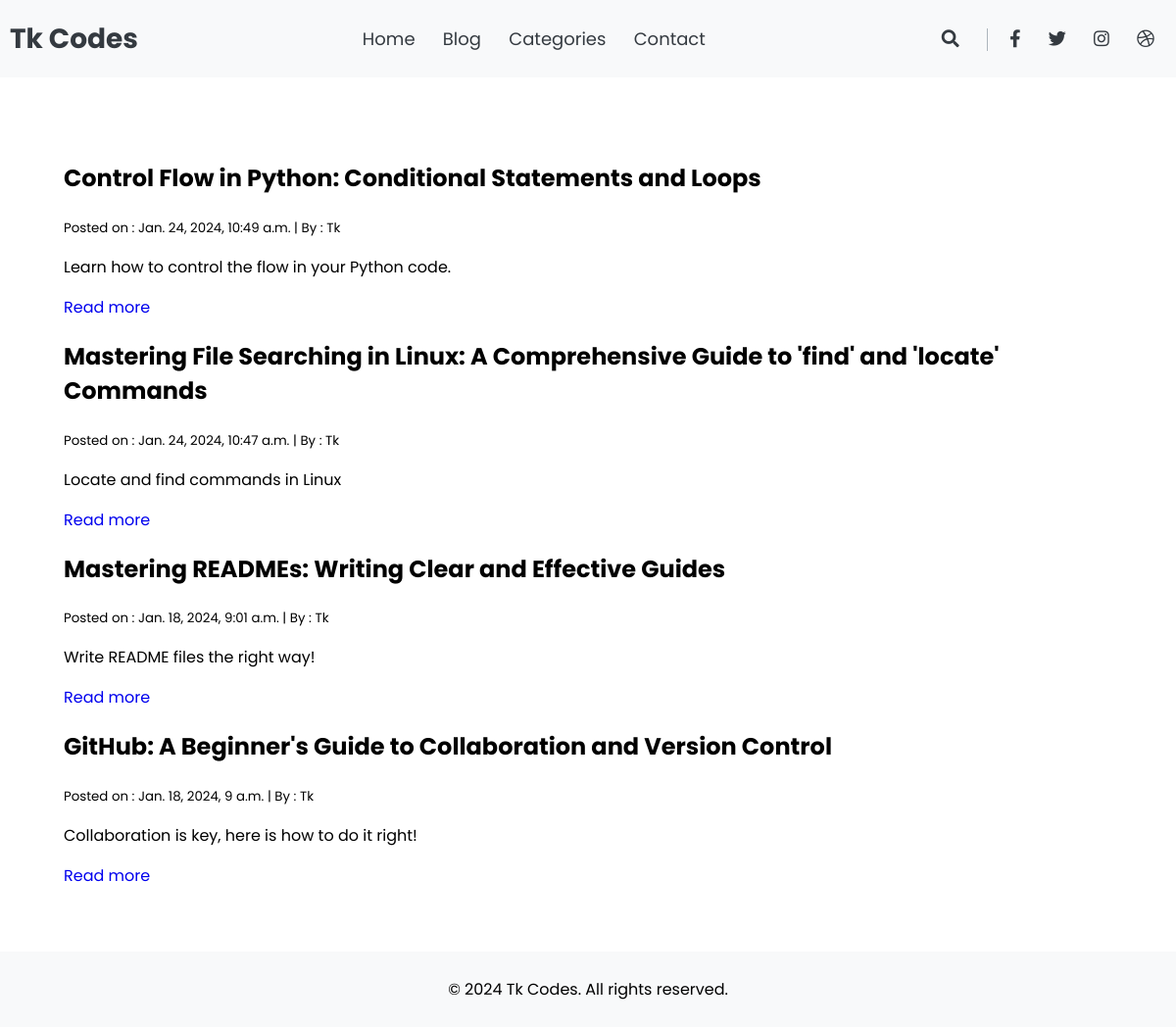
The page / on the database its author committed.
### blog/models.py (models this page shows, shortened)
class Post(models.Model):
    STATUS = (
        ('draft', 'Draft'),
        ('publish', 'Publish'),
    )
    title = models.CharField(max_length=200)
    slug = models.SlugField(max_length=200)
    author = models.ForeignKey(User, on_delete=models.CASCADE)
    updated_on = models.DateTimeField(auto_now= True)
    body = models.TextField()
    status = models.CharField(max_length=10, choices=STATUS, default='draft')
    created_on = models.DateTimeField(auto_now_add=True)
    excerpt = models.CharField(max_length=55)
    class Meta:
        ordering = ['-created_on']

### blog/views.py (the view)
# urls.py: path('', HomeView.as_view(), name='home'),
class HomeView(ListView):
    model = Post
    template_name = 'blog/home.html'
    context_object_name = 'posts'
    queryset = Post.objects.filter(status='publish')
    ordering = ['-created_on'] # newest posts first
    paginate_by = 5
    def get_context_data(self, **kwargs):
        context = super().get_context_data(**kwargs)
        context['title'] = 'Home - Tk Codes'
        return context

### blog/templates/blog/home.html (shortened to what this page needs)
{% extends 'blog/index.html' %}
{% load static %}
{% block content %}
<div class="container">
    {% for post in posts %}
        <article class="article-container">
            <h2>{{ post.title }}</h2>
            <small>Posted on : {{ post.created_on}} | By : {{ post.author }}</small>
            <p>{{ post.excerpt }}</p>
            <a href="{% url 'post-detail' post.slug %}">Read more</a>
        </article>
    {% endfor %}
</div>
{% endblock %}

### blog/static/styles/main.css (style rules this page uses)
:root { --light : #f8f9fa; --secondary: #adb5bd; --dark: #343a40; --primary-color: #f15bb5; --secondary-color: #2ec4b6; --border : #e9ecef; --secondbg : #tu }
* > * { box-sizing: border-box; }
body { font-family: 'Poppins', sans-serif; padding: 0; margin: 0; }
a { text-decoration: none; }
.container { max-width: 1200px; margin: auto; max-height: 10%; border-bottom: 30px; padding: 65px; }

### rows shown on the page
Post: title "Control Flow in Python: Conditional Statements and Loops", created_on "Jan. 24, 2024, 10:49 a.m.", author "Tk", excerpt "Learn how to control the flow in your Python code."
Post: title "Mastering File Searching in Linux: A Comprehensive Guide to 'find' and 'locate' Commands", created_on "Jan. 24, 2024, 10:47 a.m.", author "Tk", excerpt "Locate and find commands in Linux"
Post: title "Mastering READMEs: Writing Clear and Effective Guides", created_on "Jan. 18, 2024, 9:01 a.m.", author "Tk", excerpt "Write README files the right way!"
Post: title "GitHub: A Beginner's Guide to Collaboration and Version Control", created_on "Jan. 18, 2024, 9 a.m.", author "Tk", excerpt "Collaboration is key, here is how to do it right!"
